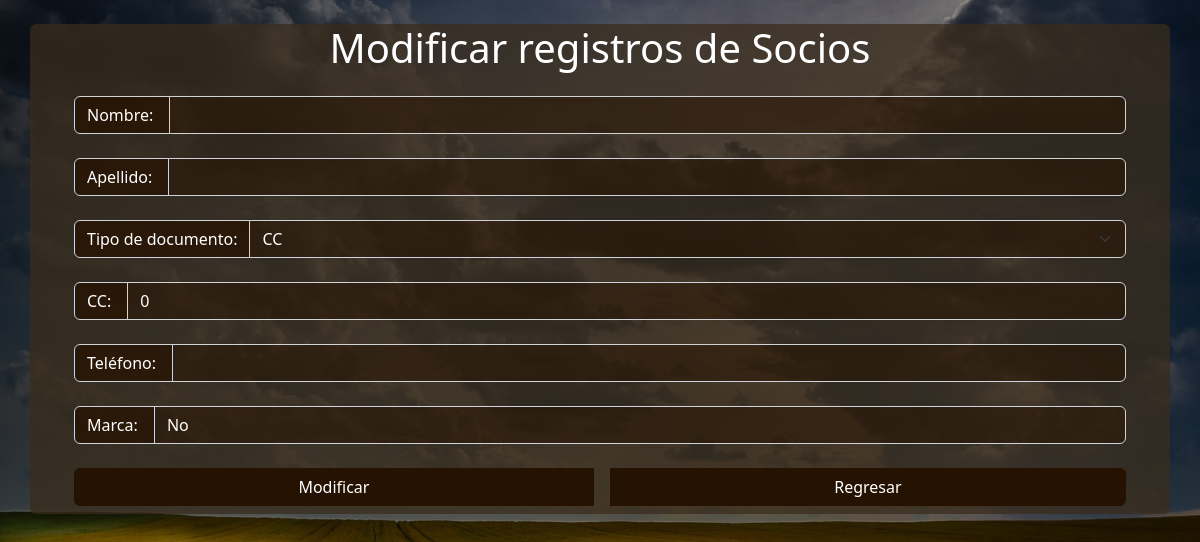
Screenshot of /socios/editarSocios.php?id=83 (signed in) with the database file from the repository.
### tables this page shows
CREATE TABLE `socios` (
  `idSocio` int(11) NOT NULL,
  `nombreSocio` varchar(50) NOT NULL,
  `apellidoSocio` varchar(50) NOT NULL,
  `documentoSocio` int(50) NOT NULL,
  `telefonoSocio` varchar(50) NOT NULL,
  `marca` varchar(11) NOT NULL,
  `tipoDocumento` varchar(40) NOT NULL
);

### socios/editarSocios.php (the view, shortened to what this page needs)
<?php
    include 'conexion.php';
    $id= $_GET['id'];
    $sql="SELECT * FROM socios WHERE idSocio='$id'";
    $modificar= $con->query($sql);
    $dato= $modificar->fetch_array();
?>
<!DOCTYPE html>
<html>
    <head>
    <link rel="stylesheet" href="../css/custom.css">
    <link href ="../libs/bootstrap-icons/bootstrap-icons.css" rel="stylesheet">
    </head>
    <br>
    <body class="text-white">
        <div class="container bg-success  bg-opacity-75 rounded">
          <h1 class="text-center text-white">Modificar  registros de Socios</h1>
            <form action="<?php echo $_SERVER['PHP_SELF']?>" class="p-2"  method="POST">
            <div class="input-group pe-5 m-4 mt-2">
            <span class="input-group-text bg-primary bg-opacity-75 text-white"i class="bi bi-person-fill"></i>Nombre:&nbsp;</span>
                <input type="text" class="form-control bg-primary bg-opacity-50 text-white" id="nombreSocio"
                 name="nombreSocio" value="<?php echo $dato['nombreSocio'];?>" maxlength="25">
            </div>
            <div class="input-group pe-5 m-4 mt-2">
            <span class="input-group-text bg-primary bg-opacity-75 text-white"i class="bi bi-person-fill"></i>Apellido:&nbsp;</span>
                <input type="text" class="form-control bg-primary bg-opacity-50 text-white" id="apellidoSocio"
                 name="apellidoSocio" value="<?php echo $dato['apellidoSocio'];?>" maxlength="25">
            </div>
            <div class="input-group mb-4 mt-2 ms-4 pe-5">
                <span class="input-group-text bg-primary bg-opacity-75 text-white"><i class="bi bi--fill"></i>Tipo de documento:</span>
                    <select class="form-select bg-primary bg-opacity-50 text-white" name="tipoDocumento" id="tipoDocumento">
                        <option ><?php echo $dato['tipoDocumento'];?></option>
                    </select>
            </div>
            <div class="input-group pe-5 m-4 mt-2">
            <span class="input-group-text bg-primary bg-opacity-75 text-white"i class="bi bi-person-fill"></i>CC:&nbsp;</span>
                <input type="text" class="form-control bg-primary bg-opacity-50 text-white" id="documentoSocio"
                 name="documentoSocio" value="<?php echo $dato['documentoSocio'];?>" maxlength="12">
            </div>
            <div class="input-group pe-5 m-4 mt-2">
            <span class="input-group-text bg-primary bg-opacity-75 text-white"i class="bi bi-person-fill"></i>Teléfono:&nbsp;</span>
                <input type="text" class="form-control bg-primary bg-opacity-50 text-white" id="telefonoSocio"
                 name="telefonoSocio" value="<?php echo $dato['telefonoSocio'];?>" maxlength="12">
            </div>
            <div class="input-group pe-5 m-4 mt-2">
            <span class="input-group-text bg-primary bg-opacity-75 text-white"i class="bi bi-person-fill"></i>Marca:&nbsp;</span>
                <input type="text" class="form-control bg-primary bg-opacity-50 text-white" id="marca"
                 name="marca" value="<?php echo $dato['marca'];?>" maxlength="4">
            </div>
            <div class=" ps-4 pe-4 d-grid">
                <div class="btn-group">
                <button  name="modificar" id="modificar" class="btn btn-primary me-2" type="submit">Modificar</button>
                <a   class="btn btn-primary ms-2" type="button" href="http://localhost/prototiposmifag/socios/tablaSocios.php">Regresar</a>
            </div>
            </div>
            </form>
        </div>
    </body>
</html>

### socios/editarSocios.php (style rules this page uses)
body { background: linear-gradient(rgba(0, 0, 0, 0.4), rgba(0, 0, 0, 0.4)),url(../img/llanura2.jpg) ; background-size: cover; background-repeat: no-repeat; background-attachment: fixed; margin: 0; height: 100vh; }

### rows the page displays
socios: tipoDocumento "CC", documentoSocio "0", marca "No"
